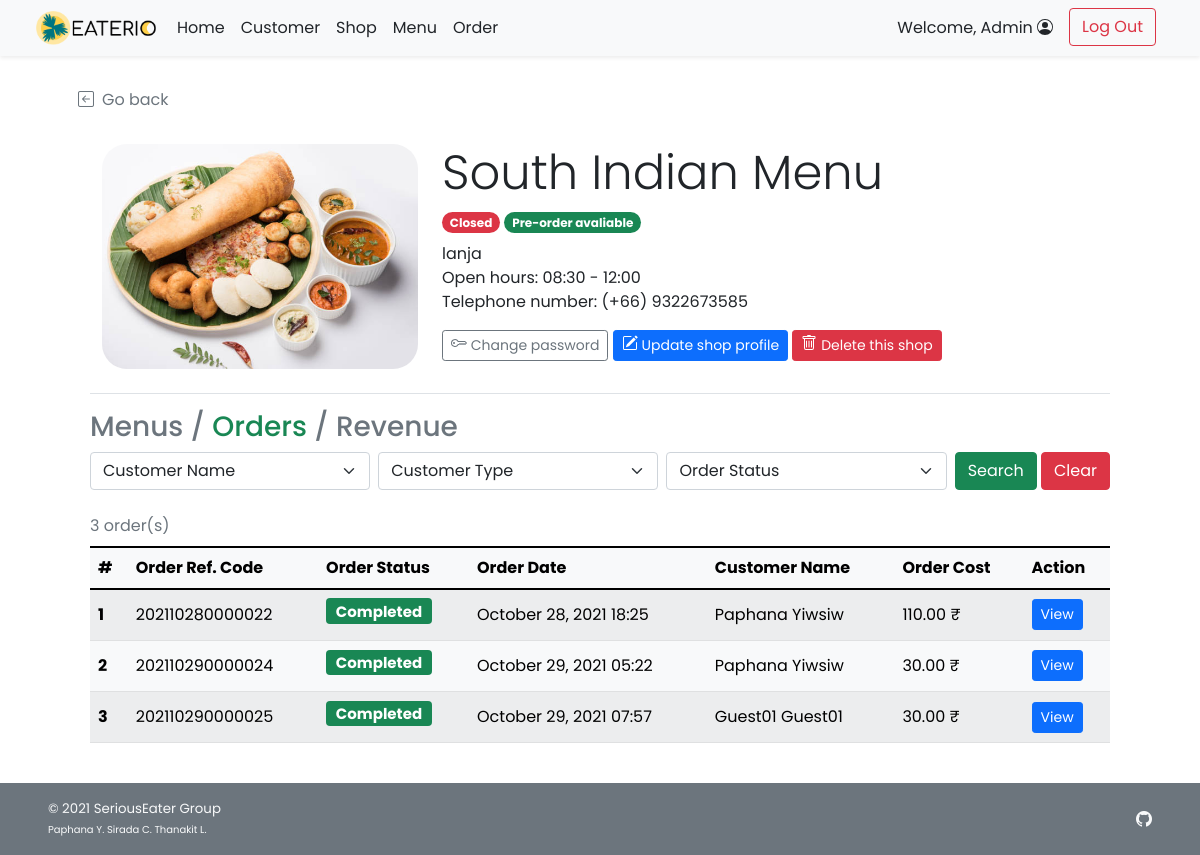
The page /admin/admin_shop_order.php?s_id=3 (signed in) on the database its author committed.
### tables this page shows
CREATE TABLE `shop` (
  `s_id` int(11) NOT NULL,
  `s_username` varchar(45) NOT NULL,
  `s_pwd` varchar(45) NOT NULL,
  `s_name` varchar(100) NOT NULL,
  `s_location` varchar(100) NOT NULL,
  `s_openhour` time NOT NULL,
  `s_closehour` time NOT NULL,
  `s_status` tinyint(4) NOT NULL DEFAULT 1 COMMENT 'Shop ready for taking an order or not (True for open, False for close)',
  `s_preorderStatus` tinyint(4) NOT NULL DEFAULT 1 COMMENT 'Shop is ready for tomorrow pre-order or not',
  `s_email` varchar(100) NOT NULL,
  `s_phoneno` varchar(45) NOT NULL,
  `s_pic` text DEFAULT NULL
);

CREATE TABLE `order_header` (
  `orh_id` int(11) NOT NULL,
  `orh_refcode` varchar(15) DEFAULT NULL,
  `c_id` int(11) NOT NULL,
  `s_id` int(11) NOT NULL,
  `p_id` int(11) NOT NULL,
  `orh_ordertime` timestamp NOT NULL DEFAULT current_timestamp(),
  `orh_pickuptime` datetime NOT NULL,
  `orh_orderstatus` varchar(10) NOT NULL,
  `orh_finishedtime` datetime DEFAULT NULL
);

CREATE TABLE `customer` (
  `c_id` int(11) NOT NULL,
  `c_username` varchar(45) NOT NULL,
  `c_pwd` varchar(45) NOT NULL,
  `c_firstname` varchar(45) NOT NULL,
  `c_lastname` varchar(45) NOT NULL,
  `c_email` varchar(100) NOT NULL,
  `c_gender` varchar(1) NOT NULL COMMENT 'M for Male, F for Female',
  `c_type` varchar(3) NOT NULL COMMENT 'Type of customer in this canteen (STD for student, INS for instructor, STF for staff, GUE for guest, ADM for admin, OTH for other)'
);

CREATE TABLE `payment` (
  `p_id` int(11) NOT NULL,
  `c_id` int(11) NOT NULL,
  `p_type` varchar(45) NOT NULL,
  `p_amount` decimal(7,2) NOT NULL,
  `p_detail` text DEFAULT NULL
);

### admin/admin_shop_order.php (the view, shortened to what this page needs)
<!DOCTYPE html>
<html lang="en">
<head>
    <?php
        include("../conn_db.php");
        include('../head.php');
    ?>
    <link href="../css/main.css" rel="stylesheet">
    <link href="../css/menu.css" rel="stylesheet">
</head>
<body class="d-flex flex-column h-100">
    <?php include('nav_header_admin.php')?>
    <?php
        $s_id = $_GET["s_id"];
        $query = "SELECT s_name,s_location,s_openhour,s_closehour,s_status,s_preorderstatus,s_phoneno,s_pic
        FROM shop WHERE s_id = {$s_id} LIMIT 0,1";
        $result = $mysqli -> query($query);
        $shop_row = $result -> fetch_array();
    ?>
    <div class="container px-5 py-4" id="shop-body">
        <a class="nav nav-item text-decoration-none text-muted mb-2" href="#" onclick="history.back();">
            <i class="bi bi-arrow-left-square me-2"></i>Go back
        </a>
        <div class="container row row-cols-6 row-cols-md-12 g-5 pt-4 mb-4" id="shop-header">
            <div class="rounded-25 col-6 col-md-4" id="shop-img" style="
                    background: url(
                        <?php
                            if(is_null($shop_row["s_pic"])){echo "'../img/default.png'";}
                            else{echo "'../img/{$shop_row['s_pic']}'";}
                        ?>
                    ) center; height: 225px;
                    background-size: cover; background-repeat: no-repeat;
                    background-position: center;">
            </div>
            <div class="col-6 col-md-8">
                <h1 class="display-5 strong"><?php echo $shop_row["s_name"];?></h1>
                <ul class="list-unstyled">
                    <li class="my-2">
                        <?php
                            $now = date('H:i:s');
                            if((($now < $shop_row["s_openhour"])||($now > $shop_row["s_closehour"]))||($shop_row["s_status"]==0)){
                        ?>
                        <span class="badge rounded-pill bg-danger">Closed</span>
                        <?php }else{ ?>
                        <span class="badge rounded-pill bg-success">Open</span>
                        <?php }
                            if($shop_row["s_preorderstatus"]==1){
                        ?>
                        <span class="badge rounded-pill bg-success">Pre-order avaliable</span>
                        <?php }else{ ?>
                        <span class="badge rounded-pill bg-danger">Pre-order Unavaliable</span>
                        <?php } ?>
                    </li>
                    <li class=""><?php echo $shop_row["s_location"];?></li>
                    <li class="">Open hours:
                        <?php
                            $open = explode(":",$shop_row["s_openhour"]);
                            $close = explode(":",$shop_row["s_closehour"]);
                            echo $open[0].":".$open[1]." - ".$close[0].":".$close[1];
                        ?>
                    </li>
                    <li class="">Telephone number: <?php echo "(+66) ".$shop_row["s_phoneno"];?></li>
                </ul>
                <a class="btn btn-sm btn-outline-secondary" href="admin_shop_pwd.php?s_id=<?php echo $s_id?>">
            Change password
        </a>
        <a class="btn btn-sm btn-primary mt-2 mt-md-0" href="admin_shop_edit.php?s_id=<?php echo $s_id?>">
            Update shop profile
        </a>
        <a class="btn btn-sm btn-danger mt-2 mt-md-0" href="admin_shop_delete.php?s_id=<?php echo $s_id?>">
            Delete this shop
        </a>
            </div>
        </div>
        <div class="container">
        <h3 class="border-top pt-3 my-2">
            <a class="text-decoration-none link-secondary" href="admin_shop_detail.php?s_id=<?php echo $s_id?>">Menus</a>
            <span class="text-secondary">/</span>
            <a class="nav-item text-decoration-none link-success" href="#">Orders</a></span>
            <span class="text-secondary">/</span>
            <a class="nav-item text-decoration-none link-secondary" href="admin_shop_revenue.php?s_id=<?php echo $s_id?>">Revenue</a></span>
        </h3>
            <form class="form-floating mb-3" method="GET" action="admin_shop_order.php">
                <div class="row g-2">
                    <div class="col">
                        <select class="form-select" id="c_id" name="c_id">
                            <option selected value="">Customer Name</option>
                            <?php
                                $option_query = "SELECT DISTINCT c.c_id, c.c_firstname,c.c_lastname
                                FROM order_header orh INNER JOIN customer c ON orh.c_id = c.c_id
                                WHERE orh.s_id = {$s_id};";
                                $option_result = $mysqli -> query($option_query);
                                $opt_row = $option_result -> num_rows;
                            ?>
                        </select>
                    </div>
                    <div class="col">
                        <select class="form-select" id="utype" name="ut">
                            <?php if(isset($_GET["search"])){?>
                            <option selected value="">Customer Type</option>
                            <option value="STD" <?php if($_GET["ut"]=="STD"){ echo "selected";}?>>Student</option>
                            <option value="INS" <?php if($_GET["ut"]=="INS"){ echo "selected";}?>>Professor</option>
                            <option value="TAS" <?php if($_GET["ut"]=="TAS"){ echo "selected";}?>>Teaching Assistant</option>
                            <option value="STF" <?php if($_GET["ut"]=="STF"){ echo "selected";}?>>Faculty Staff</option>
                            <option value="GUE" <?php if($_GET["ut"]=="GUE"){ echo "selected";}?>>Visitor</option>
                            <option value="ADM" <?php if($_GET["ut"]=="ADM"){ echo "selected";}?>>Admin</option>
                            <option value="OTH" <?php if($_GET["ut"]=="OTH"){ echo "selected";}?>>Other</option>
                            <?php }else{ ?>
                            <option selected value="">Customer Type</option>
                            <?php } ?>
                        </select>
                    </div>
                    <div class="col">
                        <select class="form-select" id="orderstatus" name="os">
                            <?php if(isset($_GET["search"])){?>
                            <option selected value="">Order Status</option>
                            <option value="ACPT" <?php if($_GET["os"]=="ACPT"){ echo "selected";}?>>Order Accepted</option>
                            <option value="PREP" <?php if($_GET["os"]=="PREP"){ echo "selected";}?>>Order Preparing</option>
                            <option value="RDPK" <?php if($_GET["os"]=="RDPK"){ echo "selected";}?>>Ready for Pick-Up</option>
                            <option value="FNSH" <?php if($_GET["os"]=="FNSH"){ echo "selected";}?>>Order Finished</option>
                            <?php }else{ ?>
                            <option selected value="">Order Status</option>
                            <?php } ?>
                        </select>
                    </div>
                    <div class="col-auto">
                        <button type="submit" name="search" value="1" class="btn btn-success"
                        <?php if($opt_row==0){echo "disabled";} ?>>Search</button>
                        <button type="reset" class="btn btn-danger"
                            onclick="javascript: window.location='admin_shop_order.php?f_id=<?php echo $f_id?>'">Clear</button>
                    </div>
                </div>
            </form>
        </div>
        <?php
            if(isset($_GET["search"])){
                if($_GET["c_id"]!=''){ $cid_clause = " AND orh.c_id = '{$_GET['c_id']}';"; }else{ $cid_clause = ";";}
                $query = "SELECT orh.orh_id,orh.orh_refcode,orh.orh_ordertime,c.c_firstname,c.c_lastname,orh.orh_orderstatus,p.p_amount
                FROM order_header orh INNER JOIN customer c ON orh.c_id = c.c_id INNER JOIN payment p ON p.p_id = orh.p_id
                WHERE orh.s_id = {$s_id} AND c.c_type LIKE '%{$_GET['ut']}%' AND orh_orderstatus LIKE '%{$_GET['os']}%'".$cid_clause;
            }else{
                $query = "SELECT orh.orh_id,orh.orh_refcode,orh.orh_ordertime,c.c_firstname,c.c_lastname,orh.orh_orderstatus,p.p_amount
                FROM order_header orh INNER JOIN customer c ON orh.c_id = c.c_id INNER JOIN payment p ON p.p_id = orh.p_id WHERE orh.s_id = {$s_id};";
            }
            $result = $mysqli -> query($query);
            $numrow = $result -> num_rows;
            if($numrow > 0){
        ?>
        <div class="container align-items-stretch">
            <div class="table-responsive">
            <table class="table rounded-5 table-light table-striped table-hover align-middle caption-top mb-3">
                <caption><?php echo $numrow;?> order(s) <?php if(isset($_GET["search"])){?><br /><a
                        Result</a><?php } ?></caption>
                <thead class="bg-light">
                    <tr>
                        <th scope="col">#</th>
                        <th scope="col">Order Ref. Code</th>
                        <th scope="col">Order Status</th>
                        <th scope="col">Order Date</th>
                        <th scope="col">Customer Name</th>
                        <th scope="col">Order Cost</th>
                        <th scope="col">Action</th>
                    </tr>
                </thead>
                <tbody>
                    <?php $i=1; while($row = $result -> fetch_array()){ ?>
                    <tr>
                        <th><?php echo $i++;?></th>
                        <td><?php echo $row["orh_refcode"];?></td>
                        <td>
                            <?php if($row["orh_orderstatus"]=="ACPT"){ ?>
                                <h5><span class="fw-bold badge bg-info text-dark">Accepted</span></h5>
                            <?php }else if($row["orh_orderstatus"]=="PREP"){ ?>
                                <h5><span class="fw-bold badge bg-warning text-dark">Preparing</span></h5>
                            <?php }else if($row["orh_orderstatus"]=="RDPK"){ ?>
                                <h5><span class="fw-bold badge bg-primary text-white">Ready to pick up</span></h5>
                            <?php }else if($row["orh_orderstatus"]=="FNSH"){?>
                                <h5><span class="fw-bold badge bg-success text-white">Completed</span></h5>
                            <?php } ?>
                        </td>
                        <td><?php
                        $order_time = (new Datetime($row["orh_ordertime"])) -> format("F j, Y H:i");
                        echo $order_time;
                        ?></td>
                        <td><?php echo $row["c_firstname"]." ".$row["c_lastname"];?></td>
                        <td><?php echo $row["p_amount"]." ₹";?></td>
                        <td><a href="admin_order_detail.php?orh_id=<?php echo $row["orh_id"]?>" class="btn btn-sm btn-primary">View</a></td>
                    </tr>
                    <?php } ?>
                </tbody>
            </table>
        </div>
        </div>
        <?php } ?>
    </div>
    <footer
        class="footer d-flex flex-wrap justify-content-between align-items-center px-5 py-3 mt-auto bg-secondary text-light">
        <span class="smaller-font">&copy; 2021 SeriousEater Group<br /><span class="xsmall-font">Paphana Y. Sirada C.
                Thanakit L.</span></span>
        <ul class="nav justify-content-end list-unstyled d-flex">
            <li class="ms-3"><a class="text-light" target="_blank" href="https://github.com/waterthatfrozen/EATERIO"><i
                        class="bi bi-github"></i></a></li>
        </ul>
    </footer>
</body>
</html>

### css/main.css (style rules this page uses)
html { height: 100%; }
body { height: 100%; padding-top: 4rem; margin-bottom: -50px; font-family: 'Poppins', 'Noto Sans Thai', sans-serif; }
a { cursor: pointer; }
.bi { vertical-align: -.125em; fill: currentColor; }
.text-white { color: white; }
.smaller-font { font-size: smaller; }
.xsmall-font { font-size: x-small; }
.rounded-25 { border-radius: 25px; }

### css/menu.css (style rules this page uses)
html, body { height: 100%; }

### rows shown on the page
shop: s_pic (picture), s_name "South Indian Menu", s_location "lanja", s_openhour "08", s_openhour "30", s_closehour "12", s_closehour "00", s_phoneno "9322673585"
order_header: orh_refcode "202110280000022", orh_orderstatus "Completed", orh_ordertime "October 28, 2021 18:25", c.c_firstname "Paphana", c.c_lastname "Yiwsiw", p.p_amount "110.00"
order_header: orh_refcode "202110290000024", orh_orderstatus "Completed", orh_ordertime "October 29, 2021 05:22", c.c_firstname "Paphana", c.c_lastname "Yiwsiw", p.p_amount "30.00"
order_header: orh_refcode "202110290000025", orh_orderstatus "Completed", orh_ordertime "October 29, 2021 07:57", c.c_firstname "Guest01", c.c_lastname "Guest01", p.p_amount "30.00"

### other values the page prints
$_SESSION['firstname'] "Admin"
$numrow "3"
